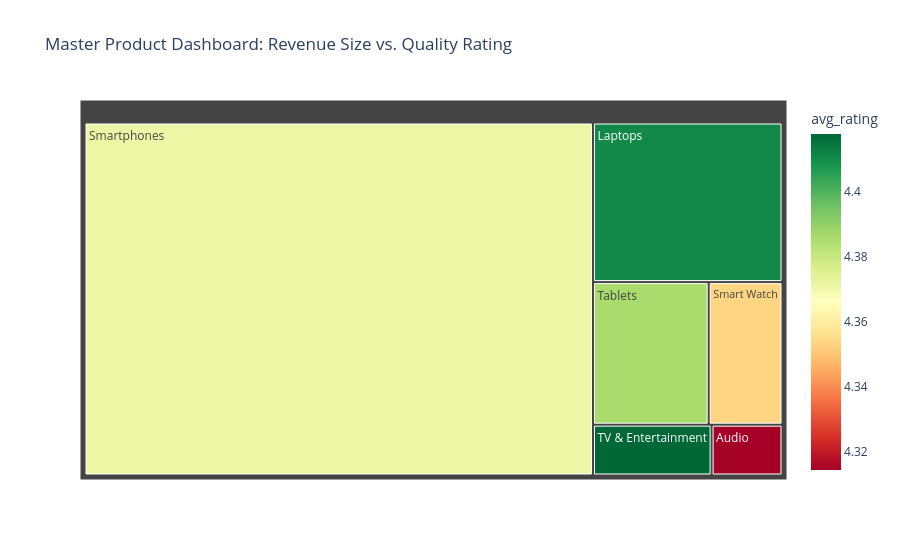

This figure's notebook cell:
### Code cell
import plotly.express as px

fig = px.treemap(master_perf, 
                 path=['subcategory'], 
                 values='lifetime_revenue',
                 color='avg_rating',
                 color_continuous_scale='RdYlGn',
                 title='Master Product Dashboard: Revenue Size vs. Quality Rating')

fig.show()

### Figure 1 — Plotly figure (JSON) as saved in the notebook; plotly's stock layout.template omitted (floating-point values rounded to 4 significant figures)
{"data": [{"branchvalues": "total", "customdata": [[4.371], [4.411], [4.386], [4.354], [4.418], [4.314]], "domain": {"x": [0, 1], "y": [0, 1]}, "hovertemplate": "labels=%{label}<br>lifetime_revenue=%{value}<br>parent=%{parent}<br>id=%{id}<br>avg_rating=%{color}<extra></extra>", "ids": ["Smartphones", "Laptops", "Tablets", "Smart Watch", "TV & Entertainment", "Audio"], "labels": ["Smartphones", "Laptops", "Tablets", "Smart Watch", "TV & Entertainment", "Audio"], "marker": {"coloraxis": "coloraxis", "colors": [4.371, 4.411, 4.386, 4.354, 4.418, 4.314]}, "name": "", "parents": ["", "", "", "", "", ""], "type": "treemap", "values": [53350000000.0, 8991000000.0, 4903000000.0, 3129000000.0, 1793000000.0, 1071000000.0]}], "layout": {"coloraxis": {"colorbar": {"title": {"text": "avg_rating"}}, "colorscale": [[0, "rgb(165,0,38)"], [0.1, "rgb(215,48,39)"], [0.2, "rgb(244,109,67)"], [0.3, "rgb(253,174,97)"], [0.4, "rgb(254,224,139)"], [0.5, "rgb(255,255,191)"], [0.6, "rgb(217,239,139)"], [0.7, "rgb(166,217,106)"], [0.8, "rgb(102,189,99)"], [0.9, "rgb(26,152,80)"], [1, "rgb(0,104,55)"]]}, "legend": {"tracegroupgap": 0}, "title": {"text": "Master Product Dashboard: Revenue Size vs. Quality Rating"}}}
